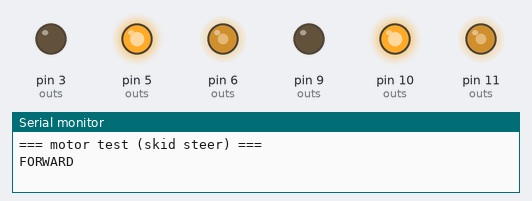
A sketch run on a simulated Arduino Uno, built with avr-gcc and run on an emulated ATmega328P. On the bench: output pins drawn as LEDs (lit = HIGH), the last lines printed to the serial monitor.

Above: at 2.05 s.
At 4.95 s:
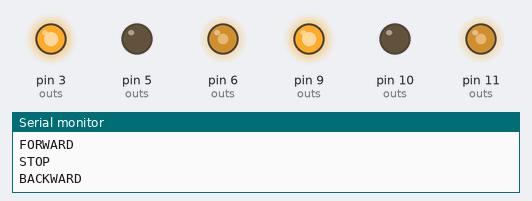
At 6.05 s:
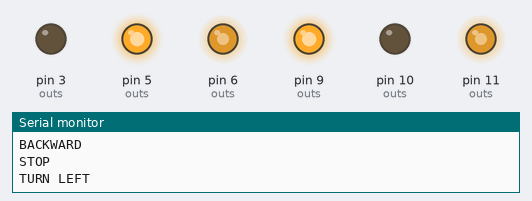
At 7.15 s:
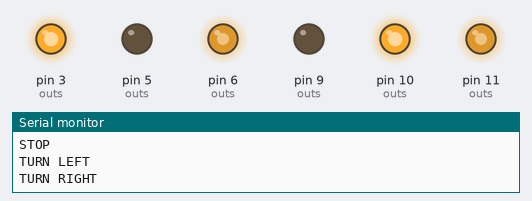
At 8.35 s:
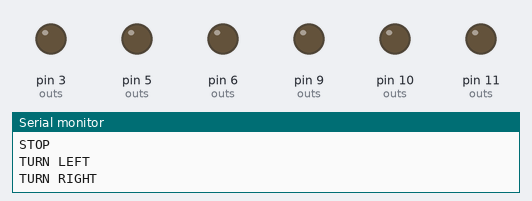
Timing chart, 0 to 10.3 s (numbered marks = the images above):
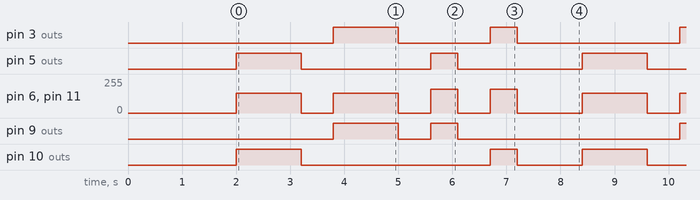

Measured:
- by itself, pin 3 (outs): repeats every 6.4 s: LOW 1.7 s, HIGH 0.50 s, LOW 3.0 s, HIGH 1.2 s
- by itself, pin 5 (outs): repeats every 6.4 s: LOW 2.4 s, HIGH 0.50 s, LOW 2.3 s, HIGH 1.2 s
- by itself, pin 9 (outs): repeats every 6.4 s: LOW 0.60 s, HIGH 0.50 s, LOW 4.1 s, HIGH 1.2 s
- by itself, pin 10 (outs): repeats every 6.4 s: LOW 3.5 s, HIGH 0.50 s, LOW 1.2 s, HIGH 1.2 s
- by itself, pin 6 (outs), pin 11 (outs): repeats every 6.4 s: 0/255 0.60 s, 150/255 1.2 s, 2 × (0/255 0.60 s, 180/255 0.50 s), 0/255 1.2 s, 150/255 1.2 s

The sketch:

01_motor_test.ino
```cpp
/*
 * 01_motor_test — 모터 주행 검증 (스키드 스티어, 2채널)
 * ---------------------------------------------------------------------------
 * L298N 2개를 좌/우 채널로 묶어(각 드라이버 두 채널을 점퍼로 묶음) 3핀씩 제어.
 * 전진 → 후진 → 좌회전 → 우회전 반복.
 *
 * 핀맵 (통합 배치도):
 *   좌 채널: EN=11(PWM) IN1=10 IN2=9
 *   우 채널: EN=6(PWM)  IN1=5  IN2=3
 *
 * 한쪽이 거꾸로 돌면 INVERT_LEFT/RIGHT 를 true 로, 좌우가 바뀌었으면
 * 좌/우 핀 정의를 서로 바꿔주세요. 직진이 휘면 TRIM_* 로 미세 보정.
 */

// ---- 좌 채널 ----
const uint8_t L_EN = 11, L_IN1 = 10, L_IN2 = 9;
// ---- 우 채널 ----
const uint8_t R_EN = 6,  R_IN1 = 5,  R_IN2 = 3;

const uint8_t SPEED_CRUISE = 150;
const uint8_t SPEED_TURN   = 180;
const uint16_t MS_TURN_90  = 500;   // 실측 보정

const bool INVERT_LEFT  = false;
const bool INVERT_RIGHT = false;
const uint16_t TRIM_LEFT  = 100;    // 100 = 보정 없음
const uint16_t TRIM_RIGHT = 100;

// side: 0=좌 1=우 / dir: +1 전진 -1 후진 0 정지
void sideDrive(uint8_t en, uint8_t in1, uint8_t in2, int dir, uint8_t speed,
               bool invert, uint16_t trim) {
  if (invert) dir = -dir;
  uint16_t s = ((uint16_t)speed * trim) / 100;
  if (s > 255) s = 255;
  if (dir > 0)      { digitalWrite(in1, HIGH); digitalWrite(in2, LOW); }
  else if (dir < 0) { digitalWrite(in1, LOW);  digitalWrite(in2, HIGH); }
  else              { digitalWrite(in1, LOW);  digitalWrite(in2, LOW); s = 0; }
  analogWrite(en, (uint8_t)s);
}

void left(int dir, uint8_t sp)  { sideDrive(L_EN, L_IN1, L_IN2, dir, sp, INVERT_LEFT,  TRIM_LEFT); }
void right(int dir, uint8_t sp) { sideDrive(R_EN, R_IN1, R_IN2, dir, sp, INVERT_RIGHT, TRIM_RIGHT); }

void moveStop()              { left(0,0); right(0,0); }
void moveForward(uint8_t s)  { left(+1,s); right(+1,s); }
void moveBackward(uint8_t s) { left(-1,s); right(-1,s); }
void turnLeftInPlace(uint8_t s)  { left(-1,s); right(+1,s); }
void turnRightInPlace(uint8_t s) { left(+1,s); right(-1,s); }

void setup() {
  uint8_t outs[] = {L_EN, L_IN1, L_IN2, R_EN, R_IN1, R_IN2};
  for (uint8_t i = 0; i < sizeof(outs); i++) pinMode(outs[i], OUTPUT);
  moveStop();
  Serial.begin(9600);
  Serial.println(F("=== motor test (skid steer) ==="));
  delay(2000);
}

void loop() {
  Serial.println(F("FORWARD"));    moveForward(SPEED_CRUISE);  delay(1200);
  Serial.println(F("STOP"));       moveStop();                 delay(600);
  Serial.println(F("BACKWARD"));   moveBackward(SPEED_CRUISE); delay(1200);
  Serial.println(F("STOP"));       moveStop();                 delay(600);
  Serial.println(F("TURN LEFT"));  turnLeftInPlace(SPEED_TURN);  delay(MS_TURN_90); moveStop(); delay(600);
  Serial.println(F("TURN RIGHT")); turnRightInPlace(SPEED_TURN); delay(MS_TURN_90); moveStop(); delay(1200);
}
```
